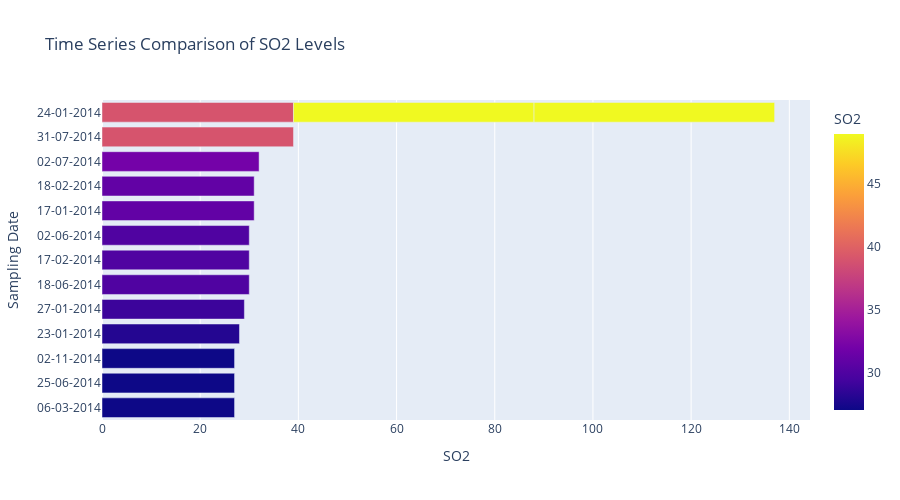

The notebook cell this image was saved under:
### Code cell
px.bar(new_data.sort_values(by='SO2').tail(15), x = 'SO2', y = 'Sampling Date', 
       color = 'SO2',title="Time Series Comparison of SO2 Levels", orientation ='h',  height = 500, 
       hover_data = ['Sampling Date', 'SO2'])

### Figure 1 — Plotly figure (JSON) as saved in the notebook; plotly's stock layout.template omitted (floating-point values rounded to 4 significant figures)
{"data": [{"alignmentgroup": "True", "hovertemplate": "SO2=%{marker.color}<br>Sampling Date=%{y}<extra></extra>", "legendgroup": "", "marker": {"color": [27, 27, 27, 28, 29, 30, 30, 30, 31, 31, 32, 39, 39, 49, 49], "coloraxis": "coloraxis", "pattern": {"shape": ""}}, "name": "", "offsetgroup": "", "orientation": "h", "showlegend": false, "textposition": "auto", "type": "bar", "x": [27, 27, 27, 28, 29, 30, 30, 30, 31, 31, 32, 39, 39, 49, 49], "xaxis": "x", "y": ["06-03-2014", "25-06-2014", "02-11-2014", "23-01-2014", "27-01-2014", "18-06-2014", "17-02-2014", "02-06-2014", "17-01-2014", "18-02-2014", "02-07-2014", "31-07-2014", "24-01-2014", "24-01-2014", "24-01-2014"], "yaxis": "y"}], "layout": {"barmode": "relative", "coloraxis": {"colorbar": {"title": {"text": "SO2"}}, "colorscale": [[0, "#0d0887"], [0.1111, "#46039f"], [0.2222, "#7201a8"], [0.3333, "#9c179e"], [0.4444, "#bd3786"], [0.5556, "#d8576b"], [0.6667, "#ed7953"], [0.7778, "#fb9f3a"], [0.8889, "#fdca26"], [1, "#f0f921"]]}, "height": 500, "legend": {"tracegroupgap": 0}, "title": {"text": "Time Series Comparison of SO2 Levels"}, "xaxis": {"anchor": "y", "domain": [0, 1], "title": {"text": "SO2"}}, "yaxis": {"anchor": "x", "domain": [0, 1], "title": {"text": "Sampling Date"}}}}
